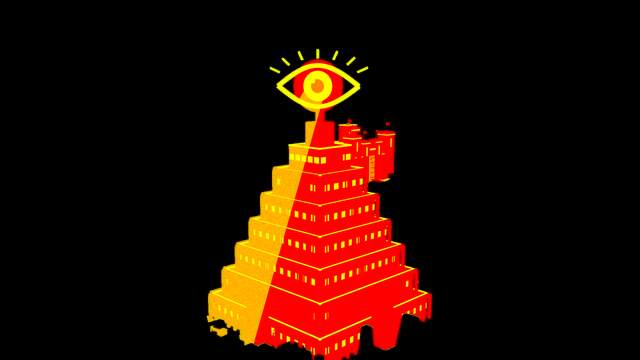
#> input picture assets/backdrops/combat/halcyon_hq_day_won.png, 640 x 360 px
$ python -i make_sheets.py   (imports and definitions only)
#> lines starting #> are read from the running program, lines starting #| are printed output that depends on the picture
### docs/concepts/round10_combat_c/scripts/screens10.py
"""Round 10 screen content for the reworked VIRUS (afflict / poison) and PROXY (evade) slices.

Same contract as programs.py: texture(ctx, option) -> PIL RGB, W x H, y = 0 at the outer rim,
x = W/2 on the slice midline, t in [0, 1) loops. All randomness is seeded.
Brightness is held below the neighbouring programs (slicelib adds glow on top).
"""
import math
import numpy as np
from PIL import Image, ImageDraw, ImageFilter
from slicelib import f_mono, f_ui
import programs as PR

VIOLET = np.array([200, 90, 255], np.float32) / 255
LAVENDER = np.array([0.52, 0.40, 0.66], np.float32)
GREEN = (123, 224, 123)


def _u8(a):
    return Image.fromarray((np.clip(a, 0, 1) * 255).astype(np.uint8))


# [117 lines left out: functions _lowres_noise, hex_layer, virus_infect, virus_ooze, not called in this run]


def virus_cells(ctx):
    """C: the round 6 toned spreading-cell screen, kept as the conservative option."""
    return PR.virus(ctx)


# ------------------------------------------------------------------ PROXY
NODES = {"S": (0.0, 0.95), "a": (-0.55, 0.72), "b": (0.5, 0.74), "c": (-0.15, 0.5), "e": (0.7, 0.42),
         "f": (-0.7, 0.3), "g": (0.25, 0.25), "h": (-0.25, 0.12), "D": (0.0, 0.04)}
EDGES = [("S", "a"), ("S", "b"), ("a", "c"), ("b", "c"), ("b", "e"), ("a", "f"), ("c", "g"),
         ("c", "h"), ("e", "g"), ("f", "h"), ("g", "D"), ("h", "D"), ("f", "c")]


# [131 lines left out: functions _P, _along, proxy_hop, proxy_sidestep, proxy_relay, not called in this run]


SCREENS = {("VIRUS", "A"): virus_infect, ("VIRUS", "B"): virus_ooze, ("VIRUS", "C"): virus_cells,
           ("PROXY", "A"): proxy_hop, ("PROXY", "B"): proxy_sidestep, ("PROXY", "C"): proxy_relay,
           ("PROXY", "OLD"): PR.proxy, ("VIRUS", "OLD"): PR.virus}
GLYPHS = {("VIRUS", "A"): "VIAL", ("VIRUS", "B"): "SKULLDROP", ("VIRUS", "C"): "BIOHAZ",
          ("PROXY", "A"): "MASK", ("PROXY", "B"): "DODGE", ("PROXY", "C"): "MASK",
          ("VIRUS", "OLD"): "VIRUS", ("PROXY", "OLD"): "PROXY"}


def texture(ctx, option):
    return SCREENS[(ctx.prog, option)](ctx)


def select(virus=None, proxy=None):
    """Pick the rework options used by the next renders (clears the glyph cache)."""
#> called with virus = 'OOZE', proxy = 'TURN'
    import slicelib as SL
    for prog, opt in (("VIRUS", virus), ("PROXY", proxy)):
        if opt is None:
            PR.TEX_VARIANT.pop(prog, None)
            SL.GLYPH_OVERRIDE.pop(prog, None)
        else:
            PR.TEX_VARIANT[prog] = opt
            if GLYPHS[(prog, opt)] == prog:
                SL.GLYPH_OVERRIDE.pop(prog, None)
            else:
                SL.GLYPH_OVERRIDE[prog] = GLYPHS[(prog, opt)]
    SL._glyph_cache.clear()

### docs/concepts/round20_combat_fx/scripts/make_sheets.py
"""Round 13 wheel frame sheets.

python make_sheets.py render [d1 d2 ...]   # wheel renders -> ../scratch/r (cached PNG + json)
python make_sheets.py sheets               # d1.png .. d4.png, compare.jpg
python make_sheets.py combat d3 d4         # combat_d3_d4 style screens (one per frame)
python make_sheets.py all
"""
import json
import math
import os
import sys

HERE = os.path.dirname(os.path.abspath(__file__))
sys.path.insert(0, HERE)
OUT = os.path.dirname(HERE)
SCR = os.path.join(OUT, "scratch")
RC = os.path.join(SCR, "r")

import numpy as np
from PIL import Image, ImageDraw, ImageFilter, ImageOps
import frames as F
import combat_specs as CS
from slicelib import f_num, f_ui, f_mono, R_OUT

FRAMES = ["d1", "d2", "d3", "d4"]
W, H = 1920, 1080
BG = (16, 15, 22)
INK = (10, 8, 16)
TITLE = {
    "d1": ("D1  BLADE & WINDOW", "notched blade pointer carries the live value in its window; active slice lifted, outlined, the rest dimmed"),
    "d2": ("D2  INSTRUMENT READOUT", "long gauge needle on a hub collar, hub CRT reads the slice (second read), 30-tick scale, slice brackets"),
    "d3": ("D3  LAYERED STACK", "machined bezel over a recessed slice disc, glass, cast shadows; physical pointer, counterweight, split-flap value"),
    "d4": ("D4  LENS & RAIL  (my pick)", "D1 blade + window, D3-lite bezel and shadows, and the telemetry ring turns into the active slice's readout rail"),
}
ACC = {"d1": (255, 61, 168), "d2": (92, 225, 255), "d3": (200, 200, 210), "d4": (255, 214, 64)}
NOTES = {
    "d1": ["UNDER POINTER: value twice (blade window + slice), slice lifted",
           "  6% + cream outline; other slices dimmed to 66%.",
           "r=60: blade scaled x1.55 in LOD so the window still shows 12.",
           "BOSS EXTRAS:",
           " 1 nameplate banner IS the blade's mount (struts to bezel)",
           " 2 bolted armour band + corp crest lugs at 3 and 9 o'clock",
           " 3 crowned orange blade + red HITS YOU threat tab",
           " + phase pips on the HP arc (kept from round 11)"],
    "d2": ["UNDER POINTER: brackets + lit hairline on the slice, needle",
           "  tip on the 30-tick scale, hub CRT: name, glyph, value, pips.",
           "Needle is bold off-glass, a hairline across the screen, and",
           "  passes UNDER the glyph/value block. r=60: hub = value only.",
           "BOSS EXTRAS:",
           " 1 counter-rotating red threat ring with NEXT needle marks",
           " 2 hub readout turns hostile: ATK > YOU + corp watermark",
           " 3 ambient radar sweep across the face (corp colour)"],
    "d3": ["UNDER POINTER: pointer lamp spot-lights the slice, the rest",
           "  sit in the bezel's shadow (70%); split-flap shows the value.",
           "Depth: disc -6, bezel 0, hub +5, pointer +10, glass -14.",
           "BOSS EXTRAS:",
           " 1 riveted armour collar outside the machined bezel",
           " 2 embossed corp crest bosses at 3 and 9 o'clock",
           " 3 orange-anodised bezel + heavier pointer (+ phase pips)"],
    "d4": ["UNDER POINTER: value 3x - blade window, lifted slice, and the",
           "  telemetry rail (+-50 deg) in the slice colour:",
           "  'ZERO-DAY 12 // CRIT // PERFECT'. Others dimmed to 68%.",
           "r=60: rail = solid colour arc, hub shows HP (41).",
           "BOSS EXTRAS:",
           " 1 nameplate banner as the blade mount, crowned blade",
           " 2 counter-rotating threat ring + NEXT needle telegraphs",
           " 3 corp crest lugs on the threat ring (+ phase pips)"],
}


# ------------------------------------------------------------------ render cache
# [29 lines left out: functions spec, cached, render_all, not called in this run]


PARALLAX = [(-1.0, -22.0, "SPIN  tilt L  (blur)"), (0.0, -7.0, "SLOWING  centred"), (1.0, 0.0, "LANDED  tilt R")]


# [6 lines left out: function parallax_frames, not called in this run]


# ------------------------------------------------------------------ helpers
def fit(im, c, ss, r):
    return F.fit(im, c, ss, r)


def grey(im):
    g = ImageOps.grayscale(im.convert("RGB")).convert("RGBA")
    g.putalpha(im.split()[3])
    return g


def label(d, x, y, t, col=(200, 200, 212), size=17, anchor="la"):
    d.text((x, y), t, font=f_ui(size, b"Bold SemiCondensed"), fill=col, anchor=anchor)


def paste_c(sheet, im, cx, cy, c):
    sheet.alpha_composite(im, (int(cx - c[0]), int(cy - c[1])))


# [137 lines left out: functions place_box, backdrop_tile, sheet, spin_blur, compare, combat, not called in this run]


# [13 lines not run here, left out]

>>> from PIL import Image
>>> picture = Image.open('../../../../assets/backdrops/combat/halcyon_hq_day_won.png')
#> picture is the input picture: PIL image 640x360 RGB; mean R, G, B 39.7, 11, 0
>>> result = grey(picture)
#> in grey, `g = ImageOps.grayscale(im.convert("RGB")).convert("RGBA")`:
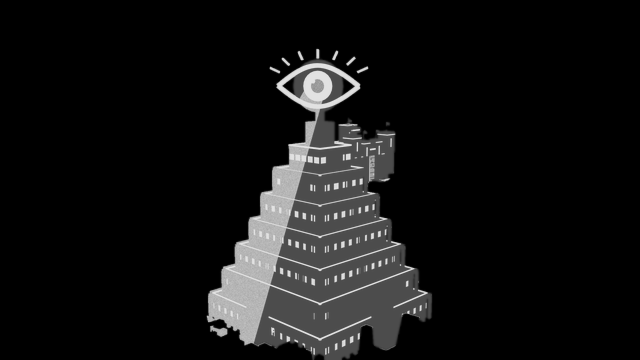
#> g: PIL image 640x360 RGBA; mean R, G, B, A 18.3, 18.3, 18.3, 255
#> (the run stopped early here; a loop or call above may not have finished)

$ run again, on assets/backdrops/combat/solace_boss_day_won.png
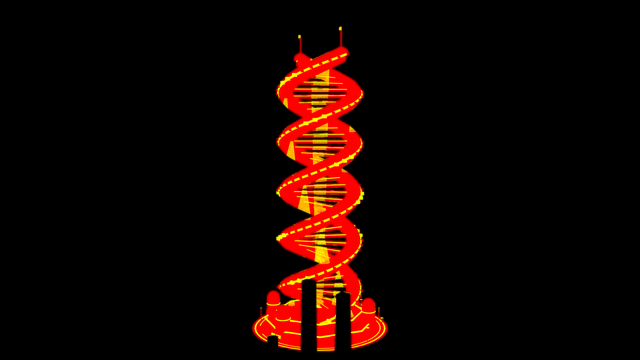
#> input picture assets/backdrops/combat/solace_boss_day_won.png, 640 x 360 px
#> picture is the input picture: PIL image 640x360 RGB; mean R, G, B 20.4, 4.2, 0
#> in grey, `g = ImageOps.grayscale(im.convert("RGB")).convert("RGBA")`:
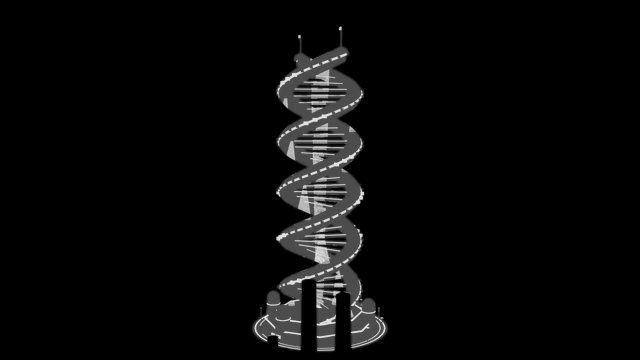
#> g: PIL image 640x360 RGBA; mean R, G, B, A 8.5, 8.5, 8.5, 255
